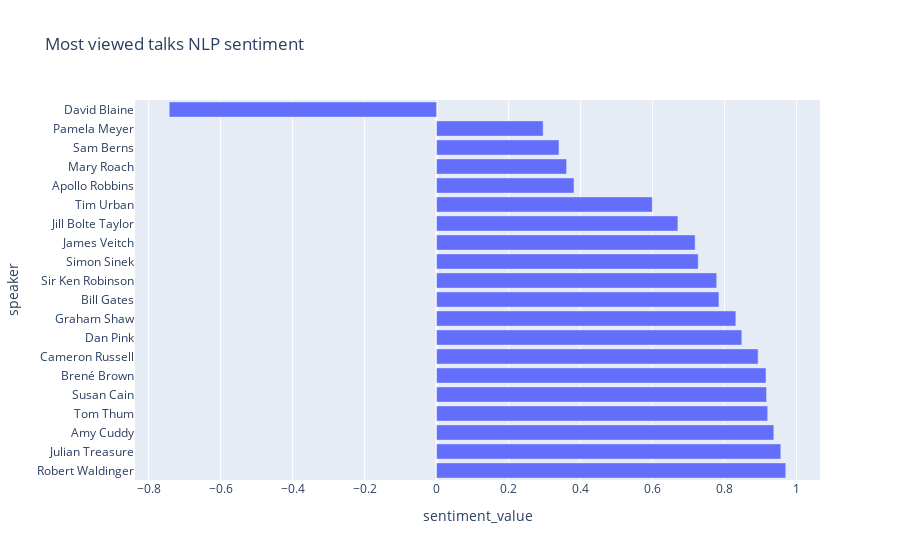

Notebook cell for this chart:
### Code cell
#sentiment for talks with more view
fig = px.bar(ted_df_views, x="sentiment_value", y="speaker", orientation = "h", title="Most viewed talks NLP sentiment")
fig.update_layout(yaxis={'categoryorder':'total descending'})
fig.show()

### Figure 1 — Plotly figure (JSON) as saved in the notebook; plotly's stock layout.template omitted (floating-point values rounded to 4 significant figures)
{"data": [{"alignmentgroup": "True", "hovertemplate": "sentiment_value=%{x}<br>speaker=%{y}<extra></extra>", "legendgroup": "", "marker": {"color": "#636efa", "pattern": {"shape": ""}}, "name": "", "offsetgroup": "", "orientation": "h", "showlegend": false, "textposition": "auto", "type": "bar", "x": [0.7783, 0.9371, 0.7184, 0.7269, 0.9153, 0.9565, 0.5994, 0.8934, 0.34, 0.7845, 0.9702, 0.3612, 0.8316, 0.296, 0.92, 0.3818, 0.6705, 0.9169, 0.8481, -0.743], "xaxis": "x", "y": ["Sir Ken Robinson", "Amy Cuddy", "James Veitch", "Simon Sinek", "Brené Brown", "Julian Treasure", "Tim Urban", "Cameron Russell", "Sam Berns", "Bill Gates", "Robert Waldinger", "Mary Roach", "Graham Shaw", "Pamela Meyer", "Tom Thum", "Apollo Robbins", "Jill Bolte Taylor", "Susan Cain", "Dan Pink", "David Blaine"], "yaxis": "y"}], "layout": {"barmode": "relative", "legend": {"tracegroupgap": 0}, "title": {"text": "Most viewed talks NLP sentiment"}, "xaxis": {"anchor": "y", "domain": [0, 1], "title": {"text": "sentiment_value"}}, "yaxis": {"anchor": "x", "categoryorder": "total descending", "domain": [0, 1], "title": {"text": "speaker"}}}}
